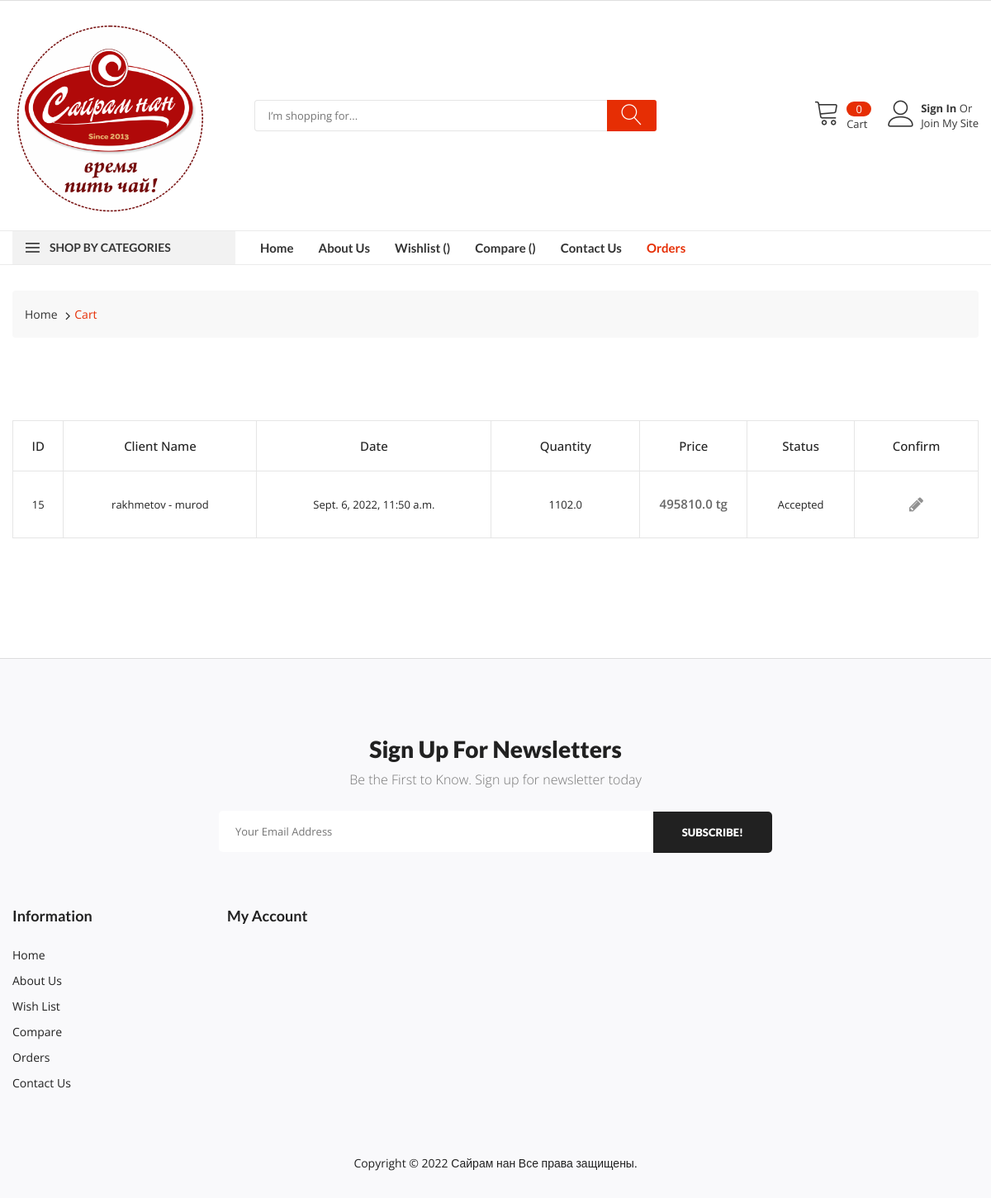
Screenshot of /orders/ (signed in) with the database file from the repository.
### main/models.py (models this page shows, shortened)
class Cart(models.Model):
    comment = models.CharField(max_length=200, blank=True)
    email = models.CharField(max_length=200, blank=True)
    last_name = models.CharField(max_length=200, blank=True)
    first_name = models.CharField(max_length=200, blank=True)
    zip_code = models.CharField(max_length=200, blank=True)
    country = models.CharField(max_length=200, blank=True)
    city = models.CharField(max_length=200, blank=True)
    phone = models.CharField(max_length=200, blank=True)
    address = models.CharField(max_length=200, blank=True)
    is_accepted = models.BooleanField(default=False)
    is_payed = models.BooleanField(default=False)
    status = models.IntegerField(default=0) # 0 - created zakaz  -1 - otmenen  1 - confirmed    2 - accepted
    session_id = models.CharField(max_length=200, blank=True)
    amount = models.FloatField(default=0)
    discount = models.ForeignKey(Product, on_delete=models.CASCADE, blank=True, null=True)
    discount_int = models.IntegerField(default=0, blank=True)
    orig_price = models.FloatField(default=0)
    price = models.FloatField(default=0)
    created_at = models.DateTimeField(default=datetime.now())

### main/views.py (the view)
# urls.py: path('orders/', ordersHandler),
def ordersHandler(request):
    categories = Category.objects.all()
    new_cart = None
    cart_items = []
    confirmed_orders = []
    if request.user.is_authenticated:
        confirmed_orders = Cart.objects.filter(status__gte=1)
    about = AboutUs.objects.all()
    return render(request, 'orders.html', {
        'categories': categories,
        'new_cart': new_cart,
        'cart_items': cart_items,
        'confirmed_orders': confirmed_orders,
    })

### templates/orders.html (shortened to what this page needs)
{% extends 'base.html' %}
{% block content %}
    <div class="main-page-banner home-3">
        <div class="container">
            <div class="row">
                <div class="col-xl-3 col-lg-4 d-none d-lg-block">
                </div>
            </div>
        </div>
    </div>
    <div class="breadcrumb-area mt-30">
        <div class="container">
            <div class="breadcrumb">
                <ul class="d-flex align-items-center">
                    <li><a href=".">Home</a></li>
                    <li class="active"><a href="/cart/">Cart</a></li>
                </ul>
            </div>
        </div>
    </div>
    <div class="cart-main-area ptb-100 ptb-sm-60">
        <div class="container">
            <div class="row">
                <div class="col-md-12 col-sm-12">
                        <div class="table-content table-responsive mb-45">
                            <table>
                                <thead>
                                    <tr>
                                        <th class="product-thumbnail">ID</th>
                                        <th class="product-name">Client name</th>
                                        <th class="product-name">Date</th>
                                        <th class="product-quantity">Quantity</th>
                                        <th class="product-price">Price</th>
                                        <th class="product-price">Status</th>
                                        <th class="product-remove">Confirm</th>
                                    </tr>
                                </thead>
                                <tbody>
                                    {% for order in confirmed_orders %}
                                        <tr>
                                            <td>{{ order.id }}</td>
                                            <td>{{ order.last_name }} - {{ order.first_name }}</td>
                                            <td>{{ order.created_at }}</a></td>
                                            <td class="product-quantity">{{ order.amount }}</td>
                                            <td class="product-price"><span class="amount">{{ order.price }} tg</span></td>
                                            <td>
                                                {% if order.status == 2 %}
                                                    Accepted
                                                {% endif %}
                                            </td>
                                            <td class="product-remove">
                                                <a href="/orders/{{ order.id }}/"><i class="fa fa-pencil" aria-hidden="true"></i></a>
                                            </td>
                                    </tr>
                                    {% endfor %}
                                </tbody>
                            </table>
                        </div>
                </div>
            </div>
        </div>
    </div>
{% endblock %}

### static/css/default.css (style rules this page uses)
h1, h2, h3, h4, h5, h6, .h1, .h2, .h3, .h4, .h5, .h6, address, p, pre, blockquote, dl, dd, menu, ol, ul, table, caption, hr { margin: 0; }
.mt-30 { margin-top: 30px }
.mb-45 { margin-bottom: 45px }
.ptb-100 { padding: 100px 0 }

### rows the page displays
Cart: id "15", last_name "rakhmetov", first_name "murod", created_at "Sept. 6, 2022, 11:50 a.m.", amount "1102.0", price "495810.0", status "Accepted"
